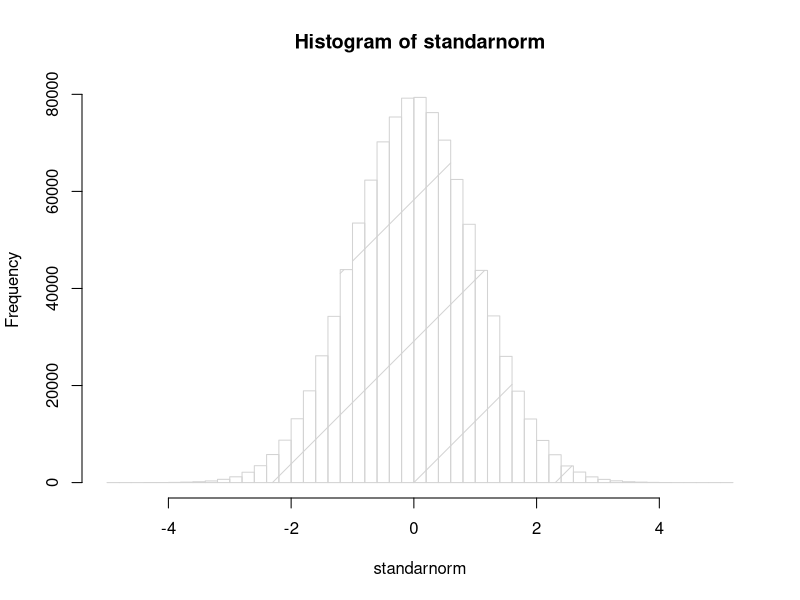

Write R code to recreate this figure.
## ---- chunk 1
standarnorm=rnorm(1000000, mean = 0, sd = 1)

hist(standarnorm, breaks = 50, density = TRUE)
## ---- chunk 2
pnorm(2, mean=0, sd=1)
## ---- chunk 3
pnorm(0.5, mean=0, sd=1)
## ---- chunk 4
pnorm(1.5, mean=0, sd=1)
## ---- chunk 5
qnorm(0.35, mean=0, sd=1)
## ---- chunk 6
qnorm(0.88, mean=0, sd=1)
## ---- chunk 7
qnorm(0.2, mean=0, sd=1)  
qnorm(0.8, mean=0, sd=1)
pnorm(0.8416212, mean=0, sd=1)
